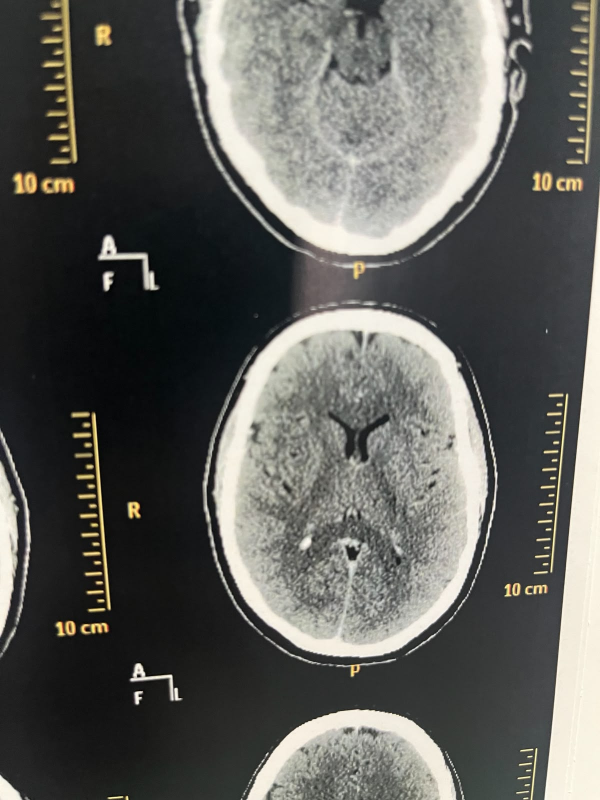
#> input picture imagenes/clinicas_referencia/whatsapp_2026-05-30/ct_cerebro_axial_01.jpeg, 1200 x 1600 px (shown at 1/2 size)
$ python -i preprocess.py   (imports and definitions only)
#> lines starting #> are read from the running program, lines starting #| are printed output that depends on the picture; after the words box and inside, x2 and y2 are one past the last pixel; in counts of white or black regions, pixels touching at a corner belong together
"""Pre-procesado de fotos de celular de placas/pantallas médicas.

Pipeline:
    1. Cargar imagen como RGB (cv2 lee en BGR, convertimos).
    2. Detectar anotaciones verdes (círculos de marcado del radiólogo) en HSV.
    3. Validar la detección por tamaño y bbox (filtra falsos positivos por
       reflejos o por el halo verde del colormap PET).
    4. Si hay anotación válida, inpaint para que MedSAM no la vea.
    5. (Opcional) Auto-recortar la región del scan dentro del frame.

Hiperparámetros (constantes al tope del módulo) están todos documentados.
"""

from __future__ import annotations

from dataclasses import dataclass, field
from pathlib import Path

import cv2
import numpy as np


# Detección de anotación verde (HSV de OpenCV: H 0–179, S 0–255, V 0–255)
# Acotado a verde puro/neón (hue ~60) con saturación alta para evitar:
#   - cian/teal del colormap PET (hue ~85-110)
#   - tonos amarillos/orange (hue ~15-30, saturados)
GREEN_HSV_LOWER = np.array([40, 120, 80], dtype=np.uint8)
GREEN_HSV_UPPER = np.array([75, 255, 255], dtype=np.uint8)

# Validación post-detección (filtra falsos positivos por ruido o reflejos)
GREEN_MIN_TOTAL_PX = 800           # Píxeles totales mínimos en la imagen
GREEN_MIN_COMPONENT_PX = 400       # Tamaño mínimo del componente más grande
GREEN_MAX_BBOX_FRAC = 0.5          # El bbox NO debe cubrir > X% del frame

# Inpainting (rellena los píxeles verdes con info del entorno)
INPAINT_RADIUS_PX = 7              # Radio en píxeles que mira `cv2.inpaint`
INPAINT_METHOD = cv2.INPAINT_TELEA # Alternativa: cv2.INPAINT_NS (Navier-Stokes)

# Dilatación de la máscara verde antes de inpaint (cubre antialiasing del borde)
GREEN_DILATE_KERNEL = 5
GREEN_DILATE_ITERATIONS = 2

# Auto-crop del scan dentro de la foto (cuando hay borde negro/blanco amplio)
SCAN_CROP_THRESHOLD = 30           # Píxeles más oscuros que esto = fondo (gris)
SCAN_CROP_MIN_AREA_FRAC = 0.15     # El bbox del scan recortado debe ocupar ≥ X% del frame


@dataclass
class PreprocessInfo:
    """Metadata del pre-procesado (para debugging y documentación)."""
    original_size: tuple[int, int] = (0, 0)      # (W, H)
    green_pixels_masked: int = 0
    green_fraction: float = 0.0
    scan_bbox: tuple[int, int, int, int] | None = None  # (x, y, w, h), None = no cropped
    final_size: tuple[int, int] = (0, 0)         # (W, H)
    steps_applied: list[str] = field(default_factory=list)


# [51 lines left out: functions load_rgb, detect_green_annotation_mask, inpaint_annotation, not called in this run]


def auto_crop_scan(img_rgb: np.ndarray) -> tuple[np.ndarray, tuple[int, int, int, int] | None]:
    """Recorta el bbox del 'scan' dentro de la foto, descartando bordes oscuros.

    Heurística: convierte a gris, umbraliza > SCAN_CROP_THRESHOLD, toma el
    bbox del componente conexo más grande. Si ese bbox cubre menos de
    SCAN_CROP_MIN_AREA_FRAC del frame, no recorta.
    """
    gray = cv2.cvtColor(img_rgb, cv2.COLOR_RGB2GRAY)
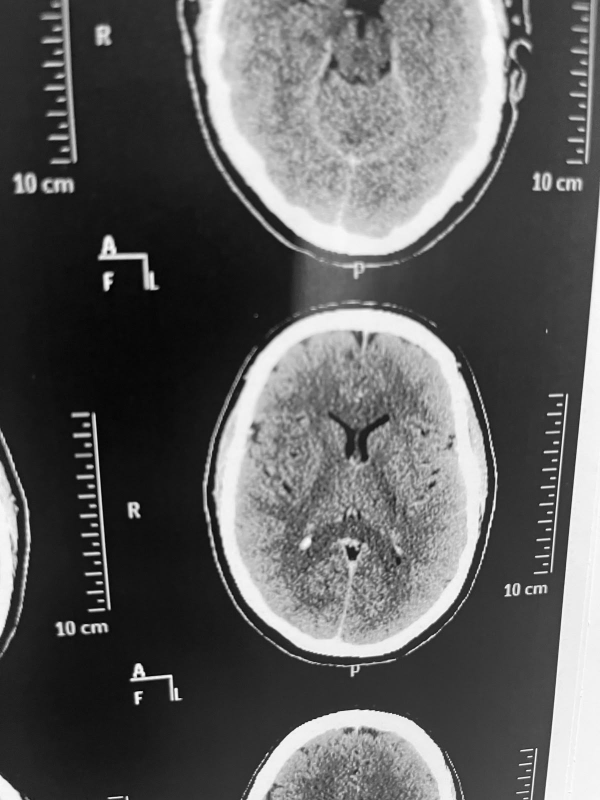
#> gray: shape (1600, 1200) (shown at 1/2 size); min 0, max 255, mean 94.4
    _, mask = cv2.threshold(gray, SCAN_CROP_THRESHOLD, 255, cv2.THRESH_BINARY)
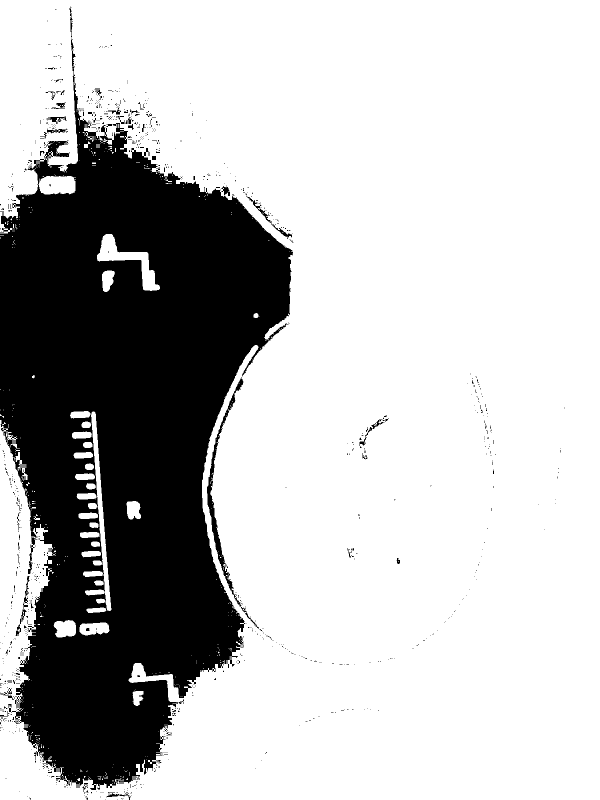
#> mask: shape (1600, 1200) (shown at 1/2 size); 74.2% white; 1008 black regions (947 under 20 px), largest, box (x1, y1, x2, y2) and area: (0, 77, 586, 1580) 484318, (414, 754, 487, 1213) 3382, (495, 394, 544, 446) 305
    num, _labels, stats, _ = cv2.connectedComponentsWithStats(mask, connectivity=8)
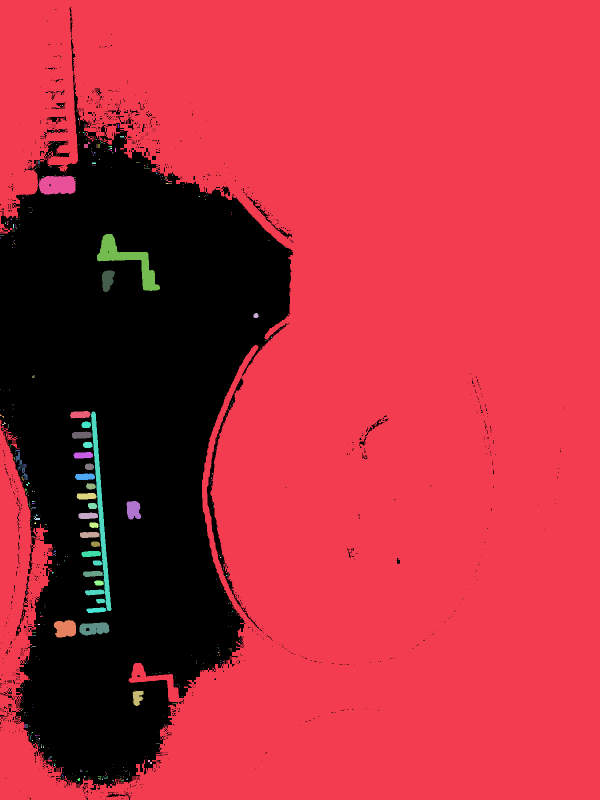
#> _labels: shape (1600, 1200) int32 (shown at 1/2 size); 481 distinct labels, from 0 to 480; one colour per label, 0 black
#> num = 481; stats = 481 rows, first 6: [0, 13, 1129, 1587, 495470], [0, 0, 1200, 1600, 1400891], [124, 210, 2, 2, 4], [153, 221, 2, 2, 4], [156, 237, 2, 3, 6], [168, 249, 1, 2, 2]
    if num <= 1:
        return img_rgb, None

    largest = 1 + int(np.argmax(stats[1:, cv2.CC_STAT_AREA]))
#> largest = 1
    x = int(stats[largest, cv2.CC_STAT_LEFT])
#> x = 0
    y = int(stats[largest, cv2.CC_STAT_TOP])
#> y = 0
    w = int(stats[largest, cv2.CC_STAT_WIDTH])
#> w = 1200
    h = int(stats[largest, cv2.CC_STAT_HEIGHT])
#> h = 1600

    frame_area = img_rgb.shape[0] * img_rgb.shape[1]
#> frame_area = 1920000
    if (w * h) / frame_area < SCAN_CROP_MIN_AREA_FRAC:
        return img_rgb, None

    return img_rgb[y : y + h, x : x + w].copy(), (x, y, w, h)


# [27 lines left out: function preprocess_photo, not called in this run]

>>> import cv2
>>> picture = cv2.cvtColor(cv2.imread('../../imagenes/clinicas_referencia/whatsapp_2026-05-30/ct_cerebro_axial_01.jpeg'), cv2.COLOR_BGR2RGB)
>>> result = auto_crop_scan(picture)

$ run again, on imagenes/clinicas_referencia/whatsapp_2026-05-30/ct_cerebro_axial_03.jpeg
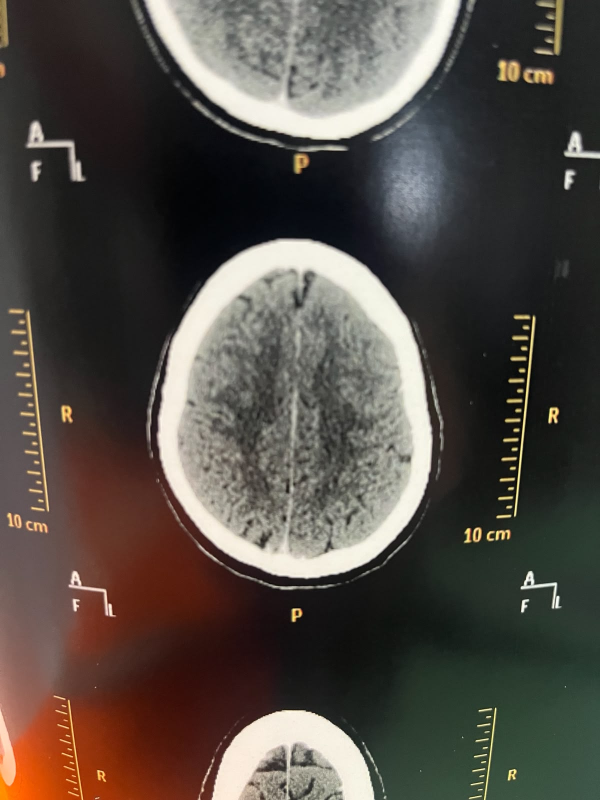
#> input picture imagenes/clinicas_referencia/whatsapp_2026-05-30/ct_cerebro_axial_03.jpeg, 1200 x 1600 px (shown at 1/2 size)
#> in auto_crop_scan, `_, mask = cv2.threshold(gray, SCAN_CROP_THRESHOLD, 255, cv2.THRESH_BIN..`:
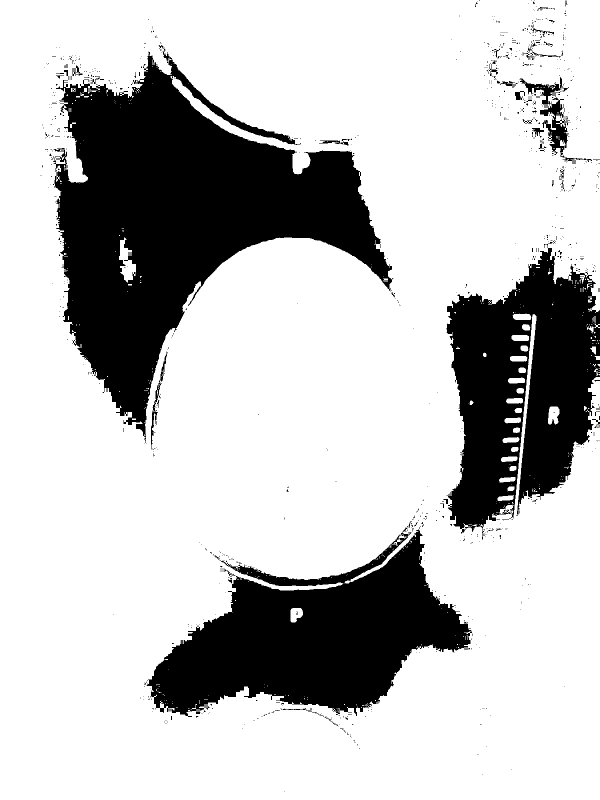
#> mask: shape (1600, 1200) (shown at 1/2 size); 75.6% white; 1000 black regions (942 under 20 px), largest, box (x1, y1, x2, y2) and area: (107, 97, 787, 886) 222959, (293, 1059, 944, 1434) 125562, (893, 496, 1200, 1080) 109316
#> in auto_crop_scan, `num, _labels, stats, _ = cv2.connectedComponentsWithStats(mask, connec..`:
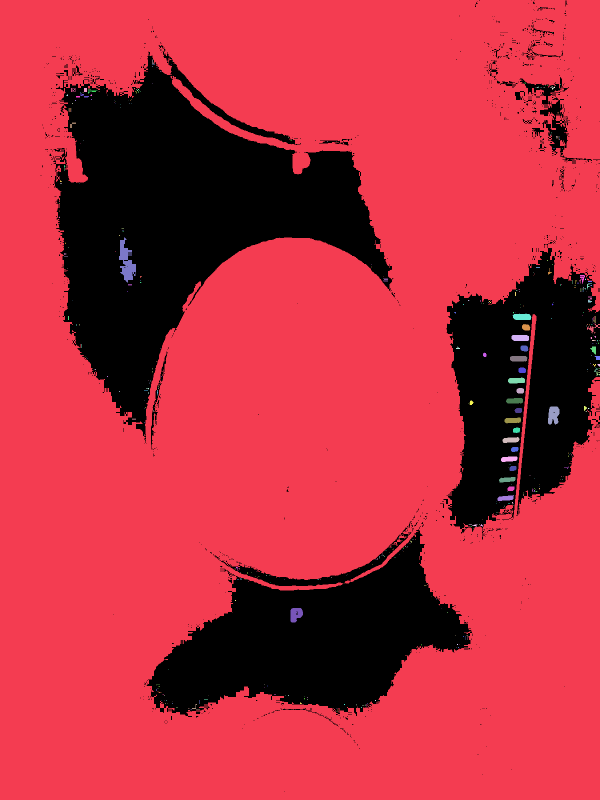
#> _labels: shape (1600, 1200) int32 (shown at 1/2 size); 428 distinct labels, from 0 to 427; one colour per label, 0 black
#> num = 428; stats = 428 rows, first 6: [80, 0, 1120, 1584, 469315], [0, 0, 1200, 1600, 1440767], [1082, 15, 1, 1, 1], [1105, 65, 1, 1, 1], [304, 119, 3, 9, 12], [344, 123, 1, 1, 1]
#> largest = 1
#> x = 0
#> w = 1200
#> h = 1600

$ run again, on imagenes/clinicas_referencia/whatsapp_2026-05-30/ct_cerebro_axial_04.jpeg
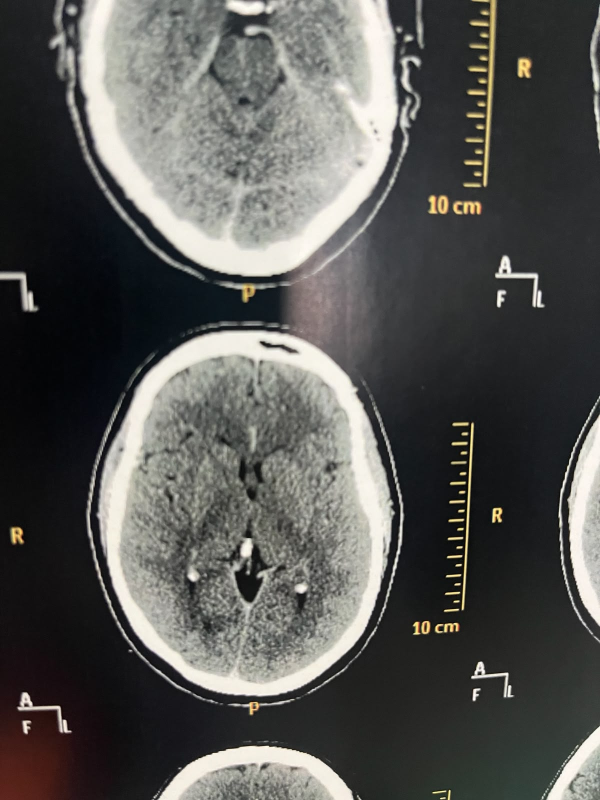
#> input picture imagenes/clinicas_referencia/whatsapp_2026-05-30/ct_cerebro_axial_04.jpeg, 1200 x 1600 px (shown at 1/2 size)
#> in auto_crop_scan, `_, mask = cv2.threshold(gray, SCAN_CROP_THRESHOLD, 255, cv2.THRESH_BIN..`:
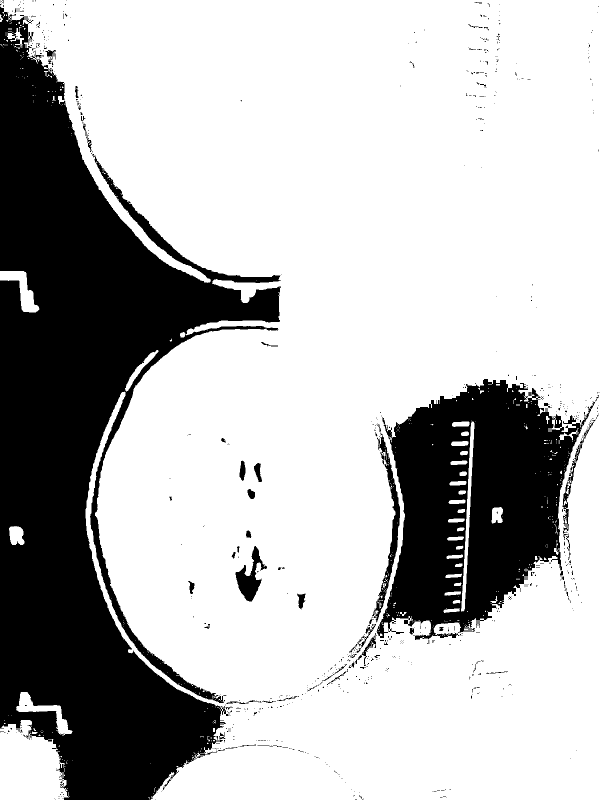
#> mask: shape (1600, 1200) (shown at 1/2 size); 72.2% white; 819 black regions (745 under 20 px), largest, box (x1, y1, x2, y2) and area: (0, 13, 562, 1600) 388288, (753, 758, 1190, 1280) 130671, (744, 865, 800, 1245) 3958
#> in auto_crop_scan, `num, _labels, stats, _ = cv2.connectedComponentsWithStats(mask, connec..`:
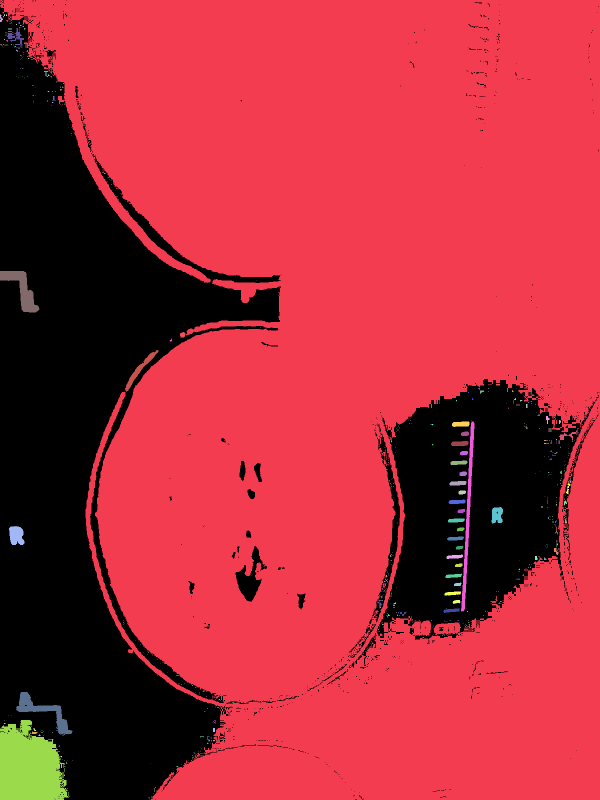
#> _labels: shape (1600, 1200) int32 (shown at 1/2 size); 524 distinct labels, from 0 to 523; one colour per label, 0 black
#> num = 524; stats = 524 rows, first 6: [0, 0, 1200, 1600, 534652], [0, 0, 1200, 1600, 1351700], [0, 29, 6, 15, 51], [6, 28, 4, 7, 11], [12, 29, 2, 3, 6], [22, 41, 2, 1, 2]
#> largest = 1
#> x = 0
#> w = 1200
#> h = 1600
